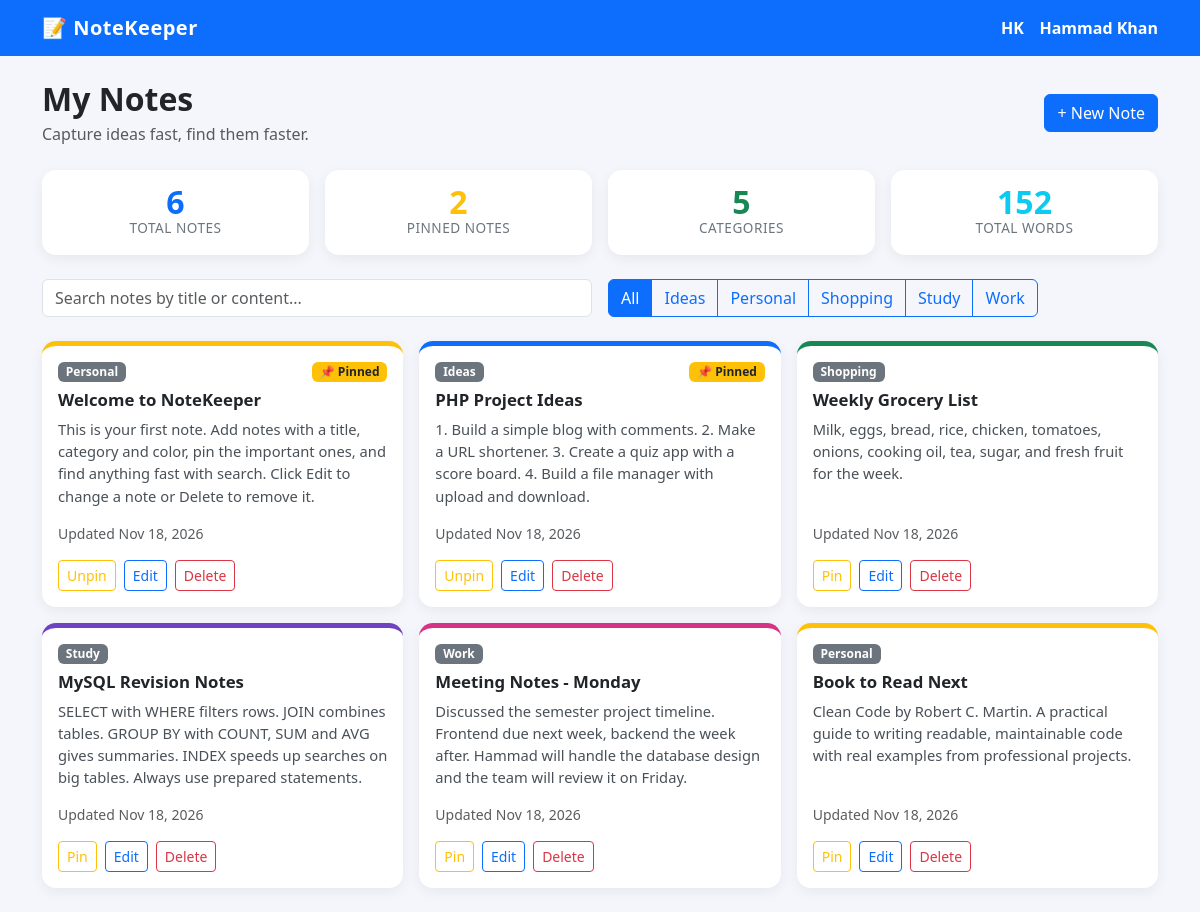
The page / on the database its author committed.
### tables this page shows
CREATE TABLE IF NOT EXISTS notes (
    id INT AUTO_INCREMENT PRIMARY KEY,
    title VARCHAR(255) NOT NULL,
    content TEXT NOT NULL,
    category VARCHAR(50) NOT NULL DEFAULT 'Personal',
    color VARCHAR(20) NOT NULL DEFAULT 'yellow',
    pinned TINYINT(1) NOT NULL DEFAULT 0,
    created_at TIMESTAMP DEFAULT CURRENT_TIMESTAMP,
    updated_at TIMESTAMP DEFAULT CURRENT_TIMESTAMP ON UPDATE CURRENT_TIMESTAMP
);

### index.php (the view, shortened to what this page needs)
<?php
require 'config.php';
$stmt = $pdo->query("SELECT * FROM notes ORDER BY pinned DESC, updated_at DESC");
$notes = $stmt->fetchAll();
$totalNotes = count($notes);
$pinnedNotes = 0;
$categories = [];
$totalWords = 0;
foreach ($notes as $note) {
    if ($note['pinned']) $pinnedNotes++;
    $categories[$note['category']] = true;
    $totalWords += str_word_count(strip_tags($note['content']));
}
$totalCategories = count($categories);
$allCategories = $pdo->query("SELECT DISTINCT category FROM notes ORDER BY category")->fetchAll(PDO::FETCH_COLUMN);
?>
<!DOCTYPE html>
<html lang="en">
<head>
    <link href="https://cdn.jsdelivr.net/npm/bootstrap@5.3.2/dist/css/bootstrap.min.css" rel="stylesheet">
    <link rel="stylesheet" href="assets/css/style.css">
</head>
<body>
<nav class="navbar navbar-expand-lg navbar-dark bg-primary">
    <div class="container">
        <a class="navbar-brand" href="index.php">&#128221; NoteKeeper</a>
        <div class="d-flex align-items-center gap-2">
            <span class="avatar-circle">HK</span>
            <span class="text-white fw-semibold">Hammad Khan</span>
        </div>
    </div>
</nav>
<div class="container py-4">
    <div class="d-flex flex-wrap justify-content-between align-items-center mb-4">
        <div>
            <h2 class="fw-bold mb-1">My Notes</h2>
            <p class="text-muted mb-0">Capture ideas fast, find them faster.</p>
        </div>
        <a href="add_note.php" class="btn btn-primary mt-2 mt-md-0">+ New Note</a>
    </div>
    <div class="row g-3 mb-4">
        <div class="col-6 col-md-3">
            <div class="card stat-card p-3 text-center">
                <div class="stat-value text-primary"><?php echo $totalNotes; ?></div>
                <div class="stat-label">Total Notes</div>
            </div>
        </div>
        <div class="col-6 col-md-3">
            <div class="card stat-card p-3 text-center">
                <div class="stat-value text-warning"><?php echo $pinnedNotes; ?></div>
                <div class="stat-label">Pinned Notes</div>
            </div>
        </div>
        <div class="col-6 col-md-3">
            <div class="card stat-card p-3 text-center">
                <div class="stat-value text-success"><?php echo $totalCategories; ?></div>
                <div class="stat-label">Categories</div>
            </div>
        </div>
        <div class="col-6 col-md-3">
            <div class="card stat-card p-3 text-center">
                <div class="stat-value text-info"><?php echo $totalWords; ?></div>
                <div class="stat-label">Total Words</div>
            </div>
        </div>
    </div>
    <div class="row g-3 mb-4">
        <div class="col-md-6">
            <input type="text" id="searchInput" class="form-control" placeholder="Search notes by title or content...">
        </div>
        <div class="col-md-6">
            <div class="btn-group flex-wrap" role="group">
                <button type="button" class="btn btn-outline-primary active" data-filter="All">All</button>
                <?php foreach ($allCategories as $category): ?>
                    <button type="button" class="btn btn-outline-primary" data-filter="<?php echo htmlspecialchars($category); ?>"><?php echo htmlspecialchars($category); ?></button>
                <?php endforeach; ?>
            </div>
        </div>
    </div>
    <div class="row g-3" id="notesGrid">
        <?php foreach ($notes as $note): ?>
            <div class="col-md-6 col-lg-4 note-item" data-category="<?php echo htmlspecialchars($note['category']); ?>">
                <div class="card note-card color-<?php echo htmlspecialchars($note['color']); ?>">
                    <div class="card-body d-flex flex-column">
                        <div class="d-flex justify-content-between align-items-start mb-2">
                            <span class="badge bg-secondary"><?php echo htmlspecialchars($note['category']); ?></span>
                            <?php if ($note['pinned']): ?>
                                <span class="badge bg-warning text-dark pin-badge">&#128204; Pinned</span>
                            <?php endif; ?>
                        </div>
                        <h5 class="card-title"><?php echo htmlspecialchars($note['title']); ?></h5>
                        <p class="card-text flex-grow-1"><?php echo htmlspecialchars($note['content']); ?></p>
                        <small class="text-muted d-block mb-3">Updated <?php echo date('M d, Y', strtotime($note['updated_at'])); ?></small>
                        <div class="d-flex gap-2">
                            <a href="toggle_pin.php?id=<?php echo $note['id']; ?>" class="btn btn-sm btn-outline-warning"><?php echo $note['pinned'] ? 'Unpin' : 'Pin'; ?></a>
                            <a href="edit_note.php?id=<?php echo $note['id']; ?>" class="btn btn-sm btn-outline-primary">Edit</a>
                            <a href="delete_note.php?id=<?php echo $note['id']; ?>" class="btn btn-sm btn-outline-danger delete-note">Delete</a>
                        </div>
                    </div>
                </div>
            </div>
        <?php endforeach; ?>
    </div>
</div>
</body>
</html>

### assets/css/style.css (style rules this page uses)
body { background-color: #f4f6fb; font-family: 'Segoe UI', Tahoma, Geneva, Verdana, sans-serif; }
.navbar-brand { font-weight: 700; letter-spacing: 0.5px; }
.stat-card { border: none; border-radius: 14px; box-shadow: 0 4px 14px rgba(0, 0, 0, 0.06); }
.stat-card .stat-value { font-size: 2rem; font-weight: 700; line-height: 1; }
.stat-card .stat-label { font-size: 0.85rem; color: #6c757d; text-transform: uppercase; letter-spacing: 0.5px; }
.note-card { border: none; border-radius: 14px; box-shadow: 0 4px 14px rgba(0, 0, 0, 0.06); border-top: 5px solid #ffc107; transition: transform 0.15s ease, box-shadow 0.15s ease; height: 100%; }
.note-card.color-yellow { border-top-color: #ffc107; }
.note-card.color-green { border-top-color: #198754; }
.note-card.color-blue { border-top-color: #0d6efd; }
.note-card.color-pink { border-top-color: #d63384; }
.note-card.color-purple { border-top-color: #6f42c1; }
.note-card .card-title { font-weight: 700; font-size: 1.05rem; }
.note-card .card-text { color: #495057; font-size: 0.92rem; white-space: pre-wrap; }
.pin-badge { font-size: 0.75rem; }
.avatar-circle { width: 38px; height: 38px; border-radius: 50%; background: #0d6efd; color: #fff; display: inline-flex; align-items: center; justify-content: center; font-weight: 700; }

### rows shown on the page
notes: category "Personal", pinned "📌 Pinned", title "Welcome to NoteKeeper", content "This is your first note. Add notes with a title, category and color, pin the important ones, and find anything fast with search. Click Edit to change a note or Delete to remove it.", updated_at "Nov 18, 2026"
notes: category "Ideas", pinned "📌 Pinned", title "PHP Project Ideas", content "1. Build a simple blog with comments. 2. Make a URL shortener. 3. Create a quiz app with a score board. 4. Build a file manager with upload and download.", updated_at "Nov 18, 2026"
notes: category "Shopping", title "Weekly Grocery List", content "Milk, eggs, bread, rice, chicken, tomatoes, onions, cooking oil, tea, sugar, and fresh fruit for the week.", updated_at "Nov 18, 2026", pinned "Pin"
notes: category "Study", title "MySQL Revision Notes", content "SELECT with WHERE filters rows. JOIN combines tables. GROUP BY with COUNT, SUM and AVG gives summaries. INDEX speeds up searches on big tables. Always use prepared statements.", updated_at "Nov 18, 2026", pinned "Pin"
notes: category "Work", title "Meeting Notes - Monday", content "Discussed the semester project timeline. Frontend due next week, backend the week after. Hammad will handle the database design and the team will review it on Friday.", updated_at "Nov 18, 2026", pinned "Pin"
notes: category "Personal", title "Book to Read Next", content "Clean Code by Robert C. Martin. A practical guide to writing readable, maintainable code with real examples from professional projects.", updated_at "Nov 18, 2026", pinned "Pin"

### other values the page prints
$totalNotes "6"
$pinnedNotes "2"
$totalCategories "5"
$totalWords "152"
$category "Ideas"
$category "Personal"
$category "Shopping"
$category "Study"
$category "Work"
